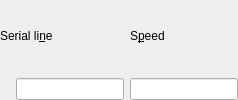
            <widget class="QWidget" name="serial_page">
             <layout class="QGridLayout" name="gridLayout_65">
              <property name="leftMargin">
               <number>0</number>
              </property>
              <property name="topMargin">
               <number>0</number>
              </property>
              <property name="rightMargin">
               <number>0</number>
              </property>
              <property name="bottomMargin">
               <number>0</number>
              </property>
              <item row="1" column="0">
               <widget class="QWidget" name="widget_64" native="true">
                <property name="sizePolicy">
                 <sizepolicy hsizetype="Fixed" vsizetype="Fixed">
                  <horstretch>0</horstretch>
                  <verstretch>0</verstretch>
                 </sizepolicy>
                </property>
                <property name="minimumSize">
                 <size>
                  <width>10</width>
                  <height>10</height>
                 </size>
                </property>
                <property name="maximumSize">
                 <size>
                  <width>10</width>
                  <height>10</height>
                 </size>
                </property>
               </widget>
              </item>
              <item row="0" column="2">
               <widget class="QLabel" name="label_138">
                <property name="text">
                 <string>S&amp;peed</string>
                </property>
                <property name="buddy">
                 <cstring>le_speed</cstring>
                </property>
               </widget>
              </item>
              <item row="1" column="1">
               <widget class="QLineEdit" name="le_line">
                <property name="sizePolicy">
                 <sizepolicy hsizetype="Expanding" vsizetype="Fixed">
                  <horstretch>1</horstretch>
                  <verstretch>0</verstretch>
                 </sizepolicy>
                </property>
               </widget>
              </item>
              <item row="0" column="0" colspan="2">
               <widget class="QLabel" name="label_137">
                <property name="text">
                 <string>Serial li&amp;ne</string>
                </property>
                <property name="buddy">
                 <cstring>le_line</cstring>
                </property>
               </widget>
              </item>
              <item row="1" column="2">
               <widget class="QLineEdit" name="le_speed"/>
              </item>
             </layout>
            </widget>
